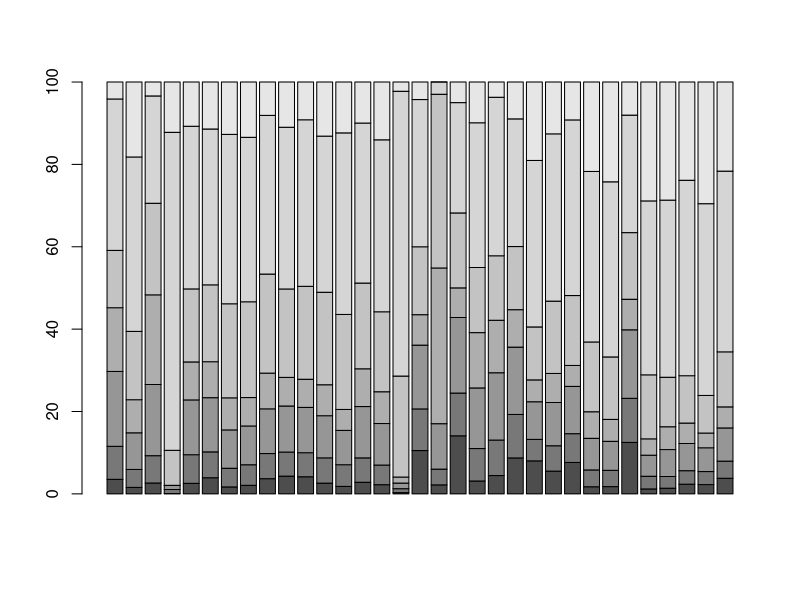
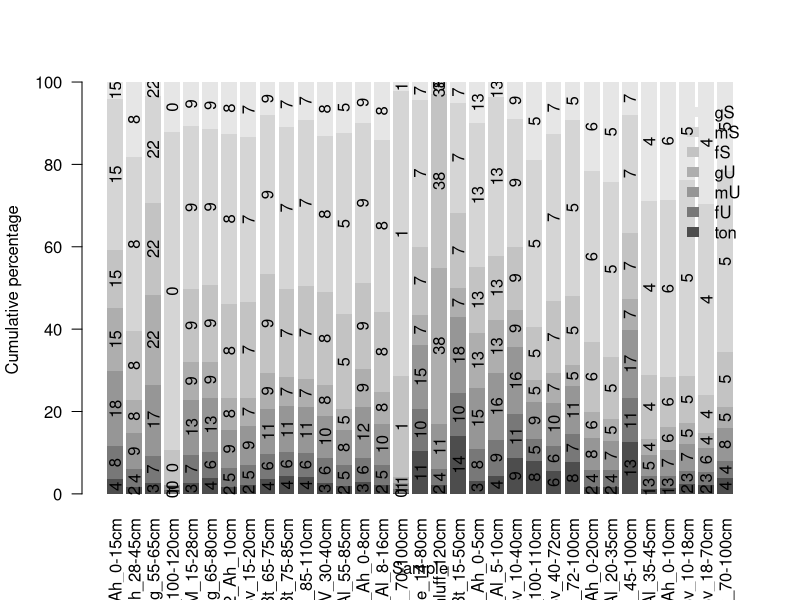

Write the R code that produced these figures, in order.
# Skript: Korngrössenanalyse am GfZ Potsdam 
# Aufgabe: Transformation der Ausgabe
# 17-03-09, https://keybase.io/larsschulz

# Libraries
# install.packages("aqp") #momentan nicht benötigt aber interessante Funktionen
# library("aqp") # Für Horizont-Plots
library("gdata") # Für Datenimport und -manipulation etc.

# Arbeitsverzeichnis auswählen
setwd("~/Dropbox/Jobs Active/Studium/TU-1611 Kiecker Naturschutzgebiet/1-Entwicklung/9-Laborarbeiten/Korngroessen")


# Daten einlesen
# https://martinsbioblogg.wordpress.com/2014/03/06/using-r-common-errors-in-table-import/
korngroessen <- read.delim("data/all kieker samples.txt", fileEncoding="UCS-2LE", header = T, dec=",", stringsAsFactors=F)

str(korngroessen)
summary(korngroessen)
names(korngroessen)
colnames(korngroessen[-1,45:320])

# Simplify data
korngroessen_data <- cbind(korngroessen[,'Sample.Name'], korngroessen[,45:320])
colnames(korngroessen_data)[1] <- "Sample"
str(korngroessen_data)
attach(korngroessen_data)

# Optional
      # Anreichern mit zusätlichen Informationen (auskommentieren, falls nicht erforderlich)
      # horizont_infos <- read.xls("~/Dropbox/Jobs Active/Studium/TU-1611 Kiecker Naturschutzgebiet/1-Entwicklung/9-Laborarbeiten/Probenliste v3.xls", 6) # Probennummern holen
      # colnames(horizont_infos)[3] <- "Sample"
      # korngroessen_data <- merge(korngroessen_data, horizont_infos, by = "Sample")
      # str(korngroessen_data)

# Umbenennen
zeile_1 <- korngroessen_data[1,]
names(zeile_1) <- NULL
zeile_1
new_headers <- paste (head( c("CHECK",zeile_1[,-1]), -1 ), "µm")

names(korngroessen_data) <- c("Sample", new_headers)
str(korngroessen_data)

# modulo, jede dritte Spalte auswählen (Spalte q in Rohdaten)
c <- 1:ncol(korngroessen_data)
korngroessen_data[, c%%3==0]

korngroessen_clean <- cbind(korngroessen_data[,1], korngroessen_data[, c%%3==0])

# Spalten für die Statistik ausgeben
variables_in_cols <- names(korngroessen_clean[,-1])

# Mittel pro Faktorstufe
korngroessen_stats <- aggregate(korngroessen_clean[, variables_in_cols], list(Sample), mean)

# Create overview of classes
korngroessen_overview <- as.data.frame(korngroessen_stats[,1])
colnames(korngroessen_overview)[1] <- "Sample"

korngroessen_overview$ton <- rowSums(korngroessen_stats[, 2:40]) # ton insgesamt
korngroessen_overview$schluff <- rowSums(korngroessen_stats[, 41:65]) # schluff insgesamt
korngroessen_overview$sand <- rowSums(korngroessen_stats[, 66:93]) # sand insgesamt

# Mittel pro Faktorstufe (fein)
names(korngroessen_stats)
korngroessen_overview$fT <- rowSums(korngroessen_stats[, 2:23]) # feinton
korngroessen_overview$mT <- rowSums(korngroessen_stats[, 24:31]) # mittelton
korngroessen_overview$gT <- rowSums(korngroessen_stats[, 32:40]) # grobton

korngroessen_overview$fU <- rowSums(korngroessen_stats[, 41:48]) # feinschluff
korngroessen_overview$mU <- rowSums(korngroessen_stats[, 49:57]) # mittelschluff
korngroessen_overview$gU <- rowSums(korngroessen_stats[, 58:65]) # grobschluff

korngroessen_overview$fS <- rowSums(korngroessen_stats[, 66:74]) # feinsand
korngroessen_overview$mS <- rowSums(korngroessen_stats[, 75:82]) # mittelsand
korngroessen_overview$gS <- rowSums(korngroessen_stats[, 83:93]) # grobsand

attach(korngroessen_overview)
# Klassifikation nach KA-5
# TODO

write.csv(korngroessen_overview, file="korngroessen_overview.csv", fileEncoding = "UTF-8")

# Darstellung ----

matrix_names <- t (korngroessen_overview[,1])
korngroessen_matrix <- t (korngroessen_overview[,c(2,8:13)]) # matrix und transposed: Ton als eine Faktorstufe, Schluff und Sand aufgesplittet
str(korngroessen_matrix)
barplot(korngroessen_matrix )


x <- barplot(korngroessen_matrix, col=NULL, 
             legend=TRUE, border=NA, xlim=NULL, args.legend=
               list(bty="n", border=NA), 
             ylab="Cumulative percentage", xlab="Sample", las=2, names=matrix_names)
text(x, ton/2, labels=round(korngroessen_overview$ton), col="black", srt = 90)
text(x, ton+fU/2, labels=round(korngroessen_overview$fU), col="black", srt = 90)
text(x, ton+fU+mU/2, labels=round(korngroessen_overview$mU), col="black", srt = 90)
text(x, ton+fU+mU+gU/2, labels=round(korngroessen_overview$gU), col="black", srt = 90)
text(x, ton+fU+mU+gU+fS/2, labels=round(korngroessen_overview$gU), col="black", srt = 90)
text(x, ton+fU+mU+gU+fS+mS/2, labels=round(korngroessen_overview$gU), col="black", srt = 90)
text(x, ton+fU+mU+gU+fS+mS+gS/2, labels=round(korngroessen_overview$gU), col="black", srt = 90)
